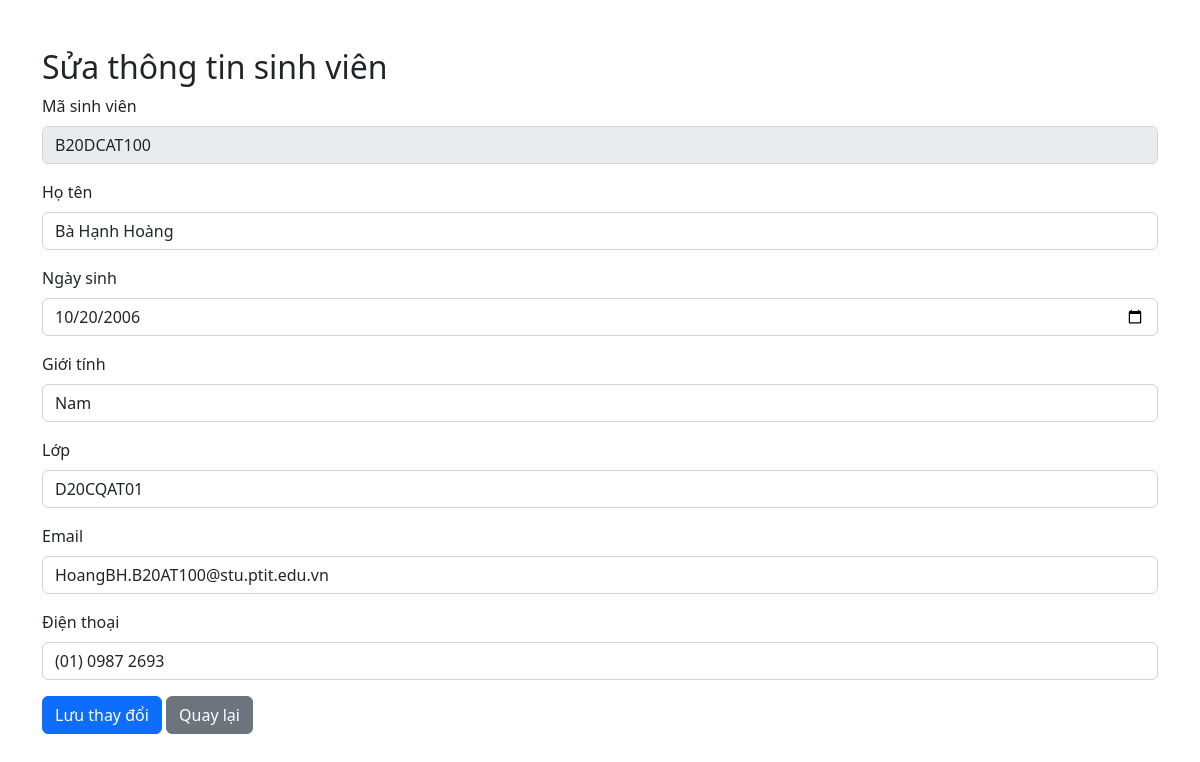
Screenshot of /startbootstrap-sb-admin-gh-pages/edit-student.php?user_id=B20DCAT100 with the database file from the repository.
### tables this page shows
CREATE TABLE `users` (
  `user_id` varchar(10) NOT NULL,
  `full_name` varchar(100) DEFAULT NULL,
  `dob` date DEFAULT NULL,
  `gender` enum('Nam','Nữ') DEFAULT NULL,
  `class` varchar(50) DEFAULT NULL,
  `email` varchar(100) DEFAULT NULL,
  `phone` varchar(15) DEFAULT NULL,
  `role_in_class` varchar(15) DEFAULT NULL,
  `password_hash` varchar(255) DEFAULT NULL
);

### startbootstrap-sb-admin-gh-pages/edit-student.php (the view, shortened to what this page needs)
<?php
require 'db.php';
$user_id = $_GET['user_id'];
if ($_SERVER['REQUEST_METHOD'] !== 'POST') {
    $stmt = $conn->prepare("SELECT * FROM users WHERE user_id = ?");
    $stmt->bind_param("s", $user_id);
    $stmt->execute();
    $result = $stmt->get_result();
    $student = $result->fetch_assoc();
}
?>
<!DOCTYPE html>
<html lang="vi">
<head>
    <link href="https://cdn.jsdelivr.net/npm/bootstrap@5.2.3/dist/css/bootstrap.min.css" rel="stylesheet" />
</head>
<body>
<div class="container mt-5">
    <h2>Sửa thông tin sinh viên</h2>
    <?php if (!empty($student)): ?>
    <form method="post">
        <div class="mb-3">
            <label class="form-label">Mã sinh viên</label>
            <input type="text" class="form-control" value="<?= htmlspecialchars($student['user_id']) ?>" disabled>
        </div>
        <div class="mb-3">
            <label class="form-label">Họ tên</label>
            <input type="text" name="full_name" class="form-control" value="<?= htmlspecialchars($student['full_name']) ?>" required>
        </div>
        <div class="mb-3">
            <label class="form-label">Ngày sinh</label>
            <input type="date" name="dob" class="form-control" value="<?= htmlspecialchars($student['dob']) ?>" required>
        </div>
        <div class="mb-3">
            <label class="form-label">Giới tính</label>
            <select name="gender" class="form-control" required>
                <option value="Nam" <?= $student['gender']=='Nam'?'selected':'' ?>>Nam</option>
            </select>
        </div>
        <div class="mb-3">
            <label class="form-label">Lớp</label>
            <input type="text" name="class" class="form-control" value="<?= htmlspecialchars($student['class']) ?>" required>
        </div>
        <div class="mb-3">
            <label class="form-label">Email</label>
            <input type="email" name="email" class="form-control" value="<?= htmlspecialchars($student['email']) ?>" required>
        </div>
        <div class="mb-3">
            <label class="form-label">Điện thoại</label>
            <input type="text" name="phone" class="form-control" value="<?= htmlspecialchars($student['phone']) ?>" required>
        </div>
        <button type="submit" class="btn btn-primary">Lưu thay đổi</button>
        <a href="student-tables.php" class="btn btn-secondary">Quay lại</a>
    </form>
    <?php endif; ?>
</div>
</body>
</html>

### rows the page displays
users: user_id "B20DCAT100", full_name "Bà Hạnh Hoàng", dob "10/20/2006", gender "Nam", class "D20CQAT01", email "HoangBH.B20AT100@stu.ptit.edu.vn", phone "(01) 0987 2693"
